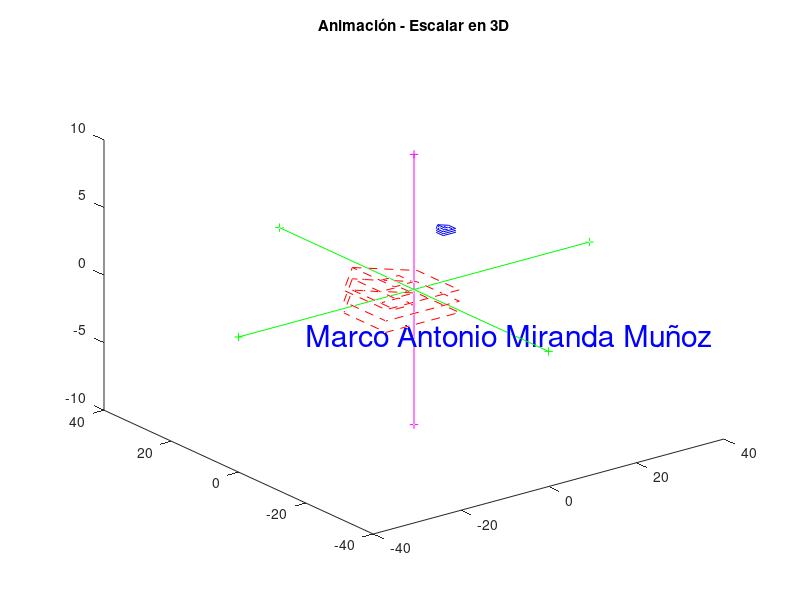

MATLAB code for this plot:
clc         #Limpia "Ventana de comandos"
clear all   #Limpia "Espacio de trabajo"
#close all  #Cierra las Ventanas abiertas
#format rat
format short
output_precision(2) # utilizar 2 decimales
#Marco Antonio Miranda Muñoz
disp("Marco Antonio Miranda Muñoz")
#***********************************
# Coordenadas homogeneas de una casa
P1 = [ 3  5  5
       6  4  1
       0  0  0
       1  1  1 ];
P2 = [ 1  1  3
       1  4  6
       0  0  0
       1  1  1 ];
P3 = [ 3  4  4  3
       3  3  4  4
       0  0  0  0
       1  1  1  1 ];

P = [ P1 P2 P3 ];

PF1 = P
PF1(3,:) = -2.2
PF2 = P
PF2(3,:) = -2.4
PF3 = P
PF3(3,:) = -2.6

P = [PF1 PF2 PF3]

# Ajustar el tamaño inicial de la casa
Sx = 0.7;
Sy = 0.7;
Sz = 0.7;
S = [ Sx   0    0    0
      0   Sy    0    0
      0    0   Sz    0
      0    0    0    1 ];

# Ajustar la posición inicial de la casa
Tx = 28
Ty = 28
Tz =  0
T = [ 1   0   0   Tx
      0   1   0   Ty
      0   0   1   Tz
      0   0   0   1 ]

# Aplicar las 2 transformaciones anteriores
# Ajustar posición y escala inicial de la casa
P = T*S*P;

#***********************************
# Comienza el proceso de animaci�n
#***********************************
#Marco Antonio Miranda Muñoz

# desplazamiento de la animación
Tx = -0.6;
Ty = -0.6;
Tz =  0.04;
T = [ 1   0   0   Tx
      0   1   0   Ty
      0   0   1   Tz
      0   0   0   1 ]
# Escala de la animaión
escala = 1.015
Sx = escala;
Sy = escala;
Sz = escala;
S = [ Sx   0    0    0
      0   Sy    0    0
      0    0   Sz    0
      0    0    0    1 ];
#***********************************
figure(1)
dx = 40;
dy = 40;
dz = 10;
Pp = P;
for i=1:120;  # 120 ciclos
  Pp = T*S*Pp;

  hold off
  plot3(P(1,:), P(2,:), P(3,:), "-b")
  axis( [-dx  dx  -dy  dy  -dz  dz] )
  hold on
  plot3(Pp(1,:), Pp(2,:), Pp(3,:), "--r")
  ##############
  title("Animación - Escalar en 3D")
  text(-30, -7, "Marco Antonio Miranda Muñoz",
               "fontsize", 22, "color", "b")

  # Eje X
  Ex = [ -dx   dx
           0    0
           0    0
           1    1 ];
  plot3(Ex(1,:), Ex(2,:), Ex(3,:), "-+g")
  # Eje Y
  Ey = [   0    0
         -dy   dy
           0    0
           1    1 ];
  plot3(Ey(1,:), Ey(2,:), Ex(3,:), "-+g")
  # Eje Z
  Ez = [   0    0
           0    0
         -dz   dz
           1    1 ];
  plot3(Ez(1,:), Ez(2,:), Ez(3,:), "-+m")

  ##############
  pause(0.01)
end;
#***********************************

Puntos_Pp = Pp(:,1:4)
